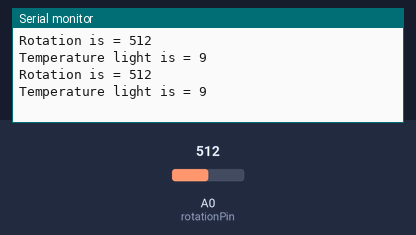
This sketch was run on a simulated Arduino Uno, built with avr-gcc and run on an emulated ATmega328P. On the bench: the last lines printed to the serial monitor. The test bench sets the inputs (shaded band); at power-on: A0 (rotationPin) = 512.

Above: at 2.8 s.
2.9 s: A0 (rotationPin) set to 716
At 4.9 s:
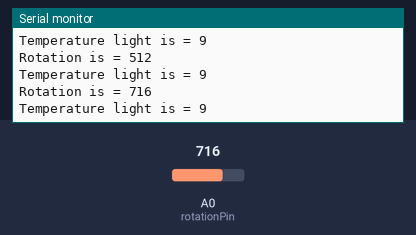
5.6 s: A0 (rotationPin) set to 900
At 6.5 s:
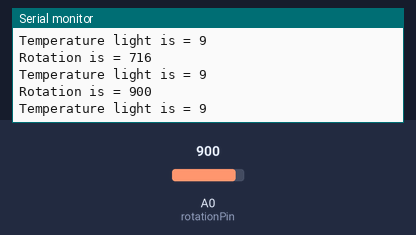
Timing chart, 0 to 8.6 s (numbered marks = the images above; inputs shaded):
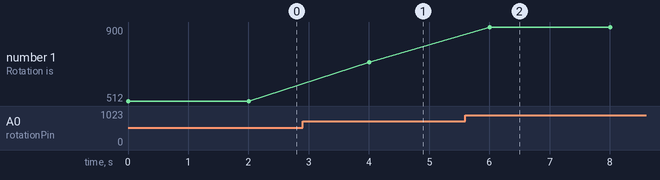

The sketch:

Lab003L4.ino
```cpp
/*
Name:		Lab003L4.ino
Created:	5/30/2018 4:32:10 PM
Author:	chris dyck
Description: This program will read the data from the rotation sensor and display the result to the serial monitor.

*/

int LED1 = 9; //LED 1 Red
int LED2 = 10; //LED 2 Green
int LED3 = 11; //LED 3 Blue

int rotationPin = A0; //The rotation sensor is plugged into pin A0 of the Arduino.
int data = 0;           //Used to store data from sensor.
int delayTime = 1000;
int currentLed = LED1;

void setup() { //The Setup function runs once.
	Serial.begin(9600); //This will enable the Arduino to send data to the Serial monitor.
}

void loop() { //The loop function runs forever
	data = Read();

	Blink();

}

void Blink() {
	digitalWrite(currentLed, HIGH);
	delay(delayTime);           //Wait 1 second (1000mS) before running again.
	digitalWrite(currentLed, LOW);
	delay(delayTime);           //Wait 1 second (1000mS) before running again.
}

int Read() {
	int value = analogRead(rotationPin);  //Read the value from the light sensor and store it in the lightData variable.
	Serial.print("Rotation is = ");
	Serial.println(value);  //Print the data to the serial port.

	if (value > 511) {
		currentLed = LED1;
	}
	else {
		currentLed = LED3;
	}
	Serial.print("Temperature light is = ");  //Print the data to the serial port.
	Serial.println(currentLed);  //Print the data to the serial port.

	return(value);
}
```

Measured:
- after the input at 2.9 s, the serial monitor: prints a new line after 1.1 s (image 1)
- after the input at 5.6 s, the serial monitor: prints a new line after 0.40 s (image 2)
- plotted number 1: 512 → 716 after the input at 2.9 s, 716 → 900 after the input at 5.6 s
